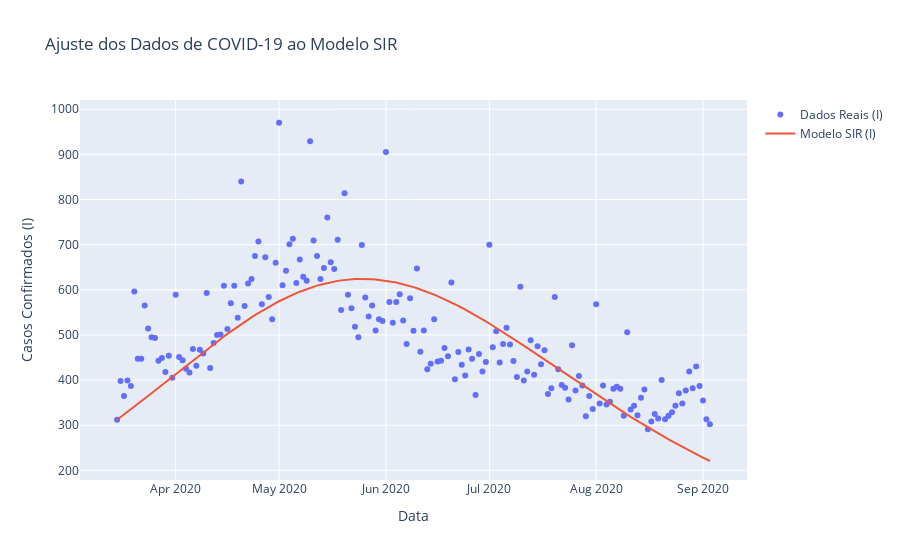

Here is the notebook cell this chart was saved with:
### Markdown cell above
**Bibliotecas utilizadas:**

* numpy: Importa a biblioteca NumPy com um alias np, que é comumente usado para operações numéricas.
* pandas: Importa a biblioteca Pandas com um alias pd, que é usada para manipulação e análise de dados.
* odeint: Importa a função odeint da subbiblioteca integrate da biblioteca SciPy, que é usada para integrar equações diferenciais ordinárias.
* minimize: Importa a função minimize da sub-biblioteca optimize da biblioteca SciPy, que é usada para minimizar funções.
* matplotlib.pyplot: Importa a biblioteca Matplotlib com um alias plt, que é usada para criar gráficos e visualizações.
* plotly.io: importa a biblioteca de visualização de dados interativa e open-source em Python. Ela permite criar gráficos interativos de alta qualidade para análise de dados e comunicação visual. 

**Procedimntos**

1. **Definição das equações diferenciais ordinárias:** Em nossas análises consideramos o modelo SIR, dado por

$$\left\{\begin{array}{llll}
         \dfrac{dS}{dt}=-\beta SI,\\
         \\
         \dfrac{dI}{dt}=\beta SI - \gamma I,\\
         \\
         \dfrac{dR}{dt}=\gamma I,
\end{array}\right.$$

em que $\beta SI$ é a força de infecção (lembrando que estamos considerando uma população constante), e $\gamma I$ o termo de recuperação ou morte de indivíduos infectados.

1. **Definição da função custo:** Visa quantificar o quão bem o modelo SIR se ajusta aos dados reais de casos confirmados de COVID-19. Os parâmetros a serem otimizados pelo método dos mínimos quadrados, como a taxa de transmissão ($\beta$) e a taxa de recuperação ($\gamma$), são passados como entrada para a função. Primeiro, são definidas as condições iniciais do modelo, incluindo o número inicial de indivíduos infectados e recuperados, com base nos dados reais. Em seguida, as equações diferenciais do modelo SIR são resolvidas numericamente para estimar o número de casos confirmados ao longo do tempo. O erro quadrático médio entre os casos simulados e os casos reais é calculado e retornado como a função de custo. Minimizar esse erro é essencial para encontrar os melhores valores dos parâmetros do modelo que se ajustem aos dados observados, fornecendo assim uma representação precisa da propagação da doença.

2. **Método de otimização para o ajuste dos mínimos quadrados:**  O método L-BFGS-B (*Limited-memory Broyden-Fletcher-Goldfarb-Shanno with Bound Constraints*) é um método de otimização que combina elementos do método BFGS (Broyden-Fletcher-Goldfarb-Shanno) com técnicas de limitação de memória. O método L-BFGS-B é adequado para problemas de ajuste por mínimos quadrados, especialmente quando a função objetivo é suave e as restrições de limite podem ser aplicadas aos parâmetros. Quando se trata de ajuste de mínimos quadrados, o objetivo é encontrar os parâmetros do modelo que minimizam a soma dos quadrados das diferenças entre os valores observados e os valores simulados pelo modelo. Algumas características do método:

    **a)** Eficiência: O L-BFGS-B é geralmente eficiente em encontrar o mínimo da função objetivo, especialmente para problemas de otimização suaves e bem-condicionados.

    **b)** Restrições de limite: Muitas vezes, é necessário impor limites nos parâmetros do modelo durante o ajuste. O L-BFGS-B suporta restrições de limite, o que significa que você pode especificar limites superiores e inferiores para os parâmetros.

    **c)** Robustez: O L-BFGS-B é relativamente robusto e pode lidar com uma variedade de problemas de ajuste, desde que as condições de viabilidade sejam satisfeitas.

O algoritmo a seguir consiste no ajuste pelo método dos mínimos quadrados do modelo SIR a um conjunto de dados de incidência de COVID-19 em São Paulo no período de 15/03/2020 a 03/09/2020.

### Code cell
import numpy as np
import pandas as pd
from scipy.integrate import odeint
from scipy.optimize import minimize
import matplotlib.pyplot as plt
import plotly.graph_objs as go
import plotly.io as pio

# Função que retorna as equações diferenciais do modelo SIR
def deriv(y, t, N, beta, gamma):
    S, I, R = y
    dSdt = -beta * S * I / N
    dIdt = beta * S * I / N - gamma * I
    dRdt = gamma * I
    return dSdt, dIdt, dRdt

# Função de custo para o método dos mínimos quadrados
def cost_function(params, t, data): # Esta linha define a função cost_function, que aceita três argumentos: params, t e data.  params é uma lista que contém os parâmetros a serem otimizados pelo método dos mínimos quadrados, neste caso, params inclui os parâmetros beta e gamma.  t representa a variável independente, neste caso, o tempo.  data contém os dados reais que queremos ajustar.
    N = 10000  # População total (apenas para normalização)
    beta, gamma = params # Extrai os parâmetros beta e gamma do vetor params. Esses parâmetros são as taxas de transmissão e de recuperação, respectivamente, do modelo SIR.
    
    # Condições iniciais
    I0 = data[0] # Define o número inicial de indivíduos infectados (I0) como o primeiro valor dos dados reais 
    R0 = 0 # Define o número inicial de indivíduos recuperados (R0) como zero. Isso porque o modelo SIR começa com todos os indivíduos suscetíveis, nenhum recuperado e alguns infectados.
    S0 = N - I0 - R0 # Calcula o número inicial de indivíduos suscetíveis (S0) subtraindo o número inicial de infectados (I0) e recuperados (R0) da população total (N).
    y0 = S0, I0, R0 # Define as condições iniciais do sistema de equações diferenciais, representadas por y0. Consiste em uma tupla contendo o número inicial de indivíduos suscetíveis, infectados e recuperados.
    
    # Integração das equações diferenciais
    solution = odeint(deriv, y0, t, args=(N, beta, gamma))
    
    # Apenas comparamos os casos confirmados (I) com os dados reais
    # Extrai a coluna correspondente aos casos confirmados (infectados) da solução do modelo SIR.
    # No modelo SIR, a segunda coluna da solução (solution[:, 1]) representa o número de indivíduos infectados.
    simulated_cases = solution[:, 1]
    
    # Calcula o erro quadrático médio entre os casos simulados e os casos reais.
    # A diferença entre os casos simulados e reais é elevada ao quadrado ((simulated_cases - data) ** 2), e então a média é calculada usando np.mean().
    # Esta média quadrática é o valor retornado pela função de custo. O objetivo é minimizar esse valor, ajustando os parâmetros beta e gamma. Quanto menor o erro, melhor o ajuste dos parâmetros aos dados reais.
    return np.mean((simulated_cases - data) ** 2)

# Carregando os dados do arquivo de dados
# Esta linha carrega os dados do arquivo "covid-sp.dat" para um DataFrame do pandas chamado data.
# O parâmetro sep="\s+" indica que os dados são separados por espaços em branco.
# header=None especifica que o arquivo não contém linha de cabeçalho.
# skiprows=1 pula a primeira linha do arquivo, que não contém dados.
# names=["Date", "Cases"] atribui nomes às colunas do DataFrame, sendo "Date" para as datas e "Cases" para o número de casos.
data = pd.read_csv("covid-sp.dat", sep="\s+", header=None, skiprows=1, names=["Date", "Cases"])

# Converter a coluna de datas para o formato datetime
# Esta linha converte a coluna 'Date' do DataFrame para o formato datetime do pandas.
# Isso é feito usando a função pd.to_datetime(), que converte valores de data e hora para o formato datetime.
data['Date'] = pd.to_datetime(data['Date'])

# Calcular o número de dias a partir da primeira data
# Esta linha calcula o número de dias a partir da primeira data presente nos dados.
# data['Date'].iloc[0] retorna a primeira data no DataFrame.
# data['Date'] - data['Date'].iloc[0] calcula a diferença entre cada data no DataFrame e a primeira data.
# .dt.days extrai apenas o número de dias dessa diferença.
# O resultado é atribuído à nova coluna 'Days' no DataFrame, que representa os dias decorridos desde o início dos dados.
data['Days'] = (data['Date'] - data['Date'].iloc[0]).dt.days

# Estimativa inicial para os parâmetros beta e gamma. Esses valores são usados como ponto de partida para o processo de otimização.
initial_guess = [0.001, 0.1]

# Executar o ajuste dos dados ao modelo SIR
# A função minimize é usada para minimizar a função de custo definida anteriormente (cost_function).
# cost_function: A função de custo que calcula o erro entre os dados reais e os simulados.
# initial_guess: Estimativa inicial dos parâmetros a serem otimizados.
# args=(data['Days'], data['Cases']): Argumentos adicionais passados para a função de custo, neste caso, os dias decorridos e o número de casos confirmados.
# method='L-BFGS-B': O método de otimização a ser usado. Neste caso, o método de otimização limitada de BFGS (L-BFGS-B) é escolhido. Este é um método de otimização sem derivadas, adequado para problemas de otimização não suaves.
result = minimize(cost_function, initial_guess, args=(data['Days'], data['Cases']), method='L-BFGS-B')

# Extrair os parâmetros ajustados
beta, gamma = result.x

# Condições iniciais e integração das equações diferenciais com os parâmetros ajustados
N = 10000
I0 = data['Cases'].iloc[0]
R0 = 0
S0 = N - I0 - R0
y0 = S0, I0, R0
solution = odeint(deriv, y0, data['Days'], args=(N, beta, gamma))
S, I, R = solution.T

# Visualizar os resultados
# Criar as linhas de dados para o gráfico
real_data = go.Scatter(x=data['Date'], y=data['Cases'], mode='markers', name='Dados Reais (I)')
model_data = go.Scatter(x=data['Date'], y=I, mode='lines', name='Modelo SIR (I)')

# Criar o layout do gráfico
layout = go.Layout(
    title='Ajuste dos Dados de COVID-19 ao Modelo SIR',
    xaxis=dict(title='Data'),
    yaxis=dict(title='Casos Confirmados (I)'),
    hovermode='x'  # Ativar o modo de interação hover para mostrar os valores diretamente na curva
)

# Criar a figura do gráfico
fig = go.Figure(data=[real_data, model_data], layout=layout)

# Salvar
pio.write_html(fig, 'Ajuste_SIR.html')

# Exibir o gráfico interativo
fig.show()

# Exibir os parâmetros ajustados
print("Parâmetros Ajustados:")
print("Beta:", beta)
print("Gamma:", gamma)

# Calcular o Número Reprodutivo Básico (R0)
R0 = beta / gamma
print("Número Reprodutivo Básico (R0):", R0)

### Figure 1 — Plotly figure (JSON) as saved in the notebook; plotly's stock layout.template omitted (floating-point values rounded to 4 significant figures; data arrays with more than 128 entries replaced by an {"elided": "..."} marker saying what was removed)
{"data": [{"mode": "markers", "name": "Dados Reais (I)", "type": "scatter", "x": {"elided": "173 str values"}, "y": {"elided": "173 int values"}}, {"mode": "lines", "name": "Modelo SIR (I)", "type": "scatter", "x": {"elided": "173 str values"}, "y": {"elided": "173 float values"}}], "layout": {"hovermode": "x", "title": {"text": "Ajuste dos Dados de COVID-19 ao Modelo SIR"}, "xaxis": {"title": {"text": "Data"}}, "yaxis": {"title": {"text": "Casos Confirmados (I)"}}}}
